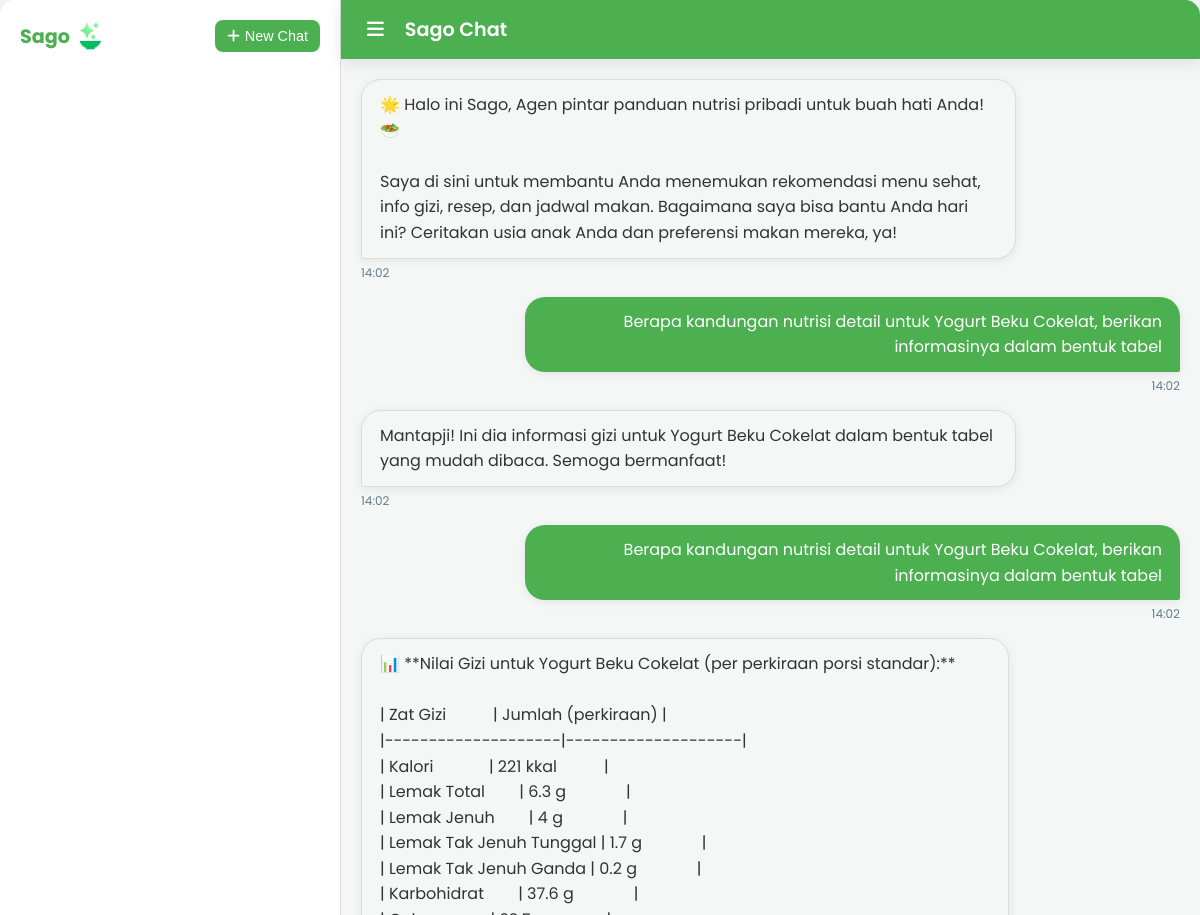
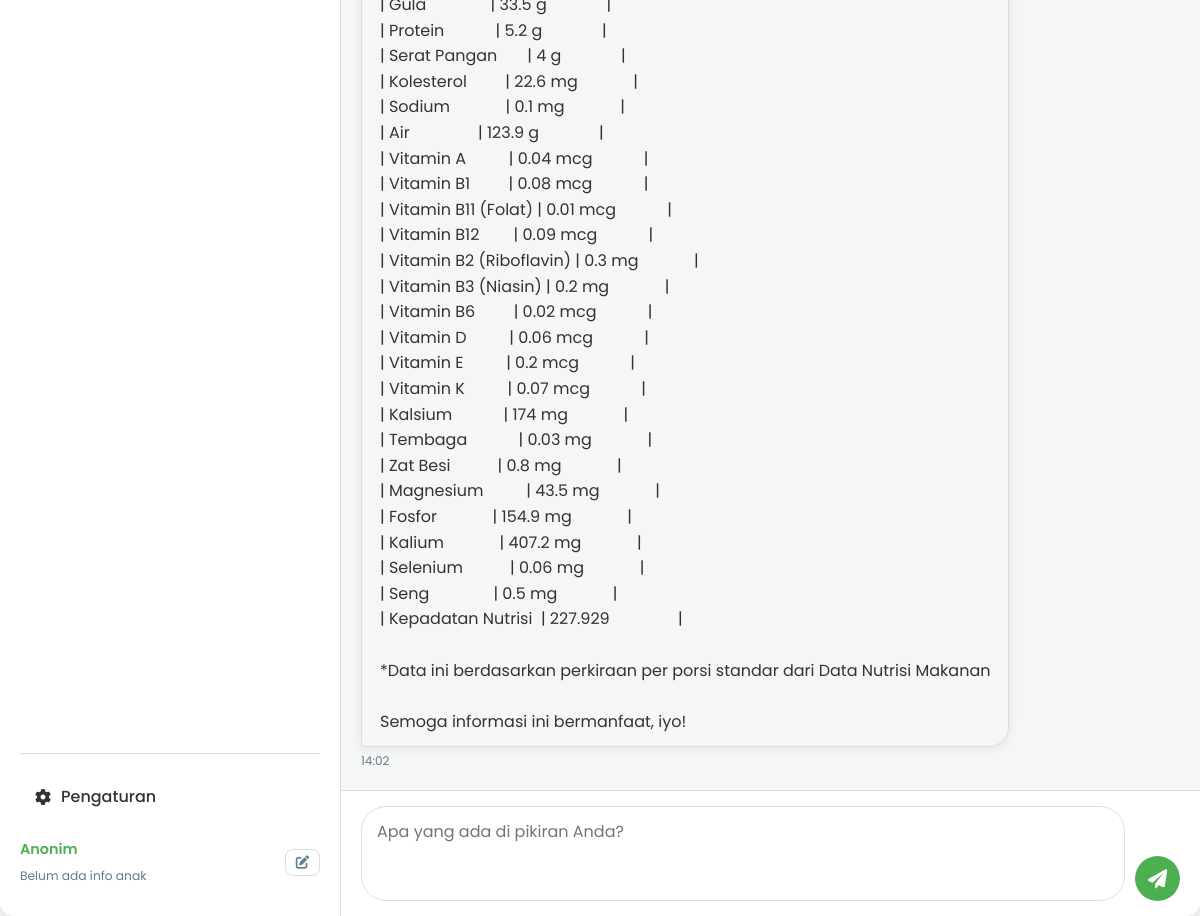
The app's page /chatbot.html?session_id=f1b64ed2-b205-4658-a89f-8d9fe21307bc with its own data (2 pictures, top to bottom).
### tables this page shows
CREATE TABLE chat_messages (
            id INTEGER PRIMARY KEY AUTOINCREMENT,
            session_id TEXT NOT NULL,
            role TEXT NOT NULL,
            content TEXT NOT NULL,
            timestamp TEXT NOT NULL,
            FOREIGN KEY (session_id) REFERENCES chat_sessions (id) ON DELETE CASCADE
        );

### app_flask.py (the view, shortened to what this page needs)
@app.route('/chatbot.html') # Route baru untuk halaman chatbot (sebelumnya index.html)
def index():
    if 'user_profile' not in session:
        session['user_profile'] = DEFAULT_USER_PROFILE.copy()
    current_session_id = request.args.get('session_id')
    if current_session_id:
        if not database.get_session_by_id(current_session_id):
            print(f"Session ID dari URL ({current_session_id}) tidak valid, membuat sesi baru.")
            new_session_id = database.create_new_session(user_id="default_user", title="Percakapan Baru")
            session['current_session_id'] = new_session_id
            database.save_message(new_session_id, 'assistant', WELCOME_MSG, datetime.now())
        else:
            session['current_session_id'] = current_session_id
            print(f"Menggunakan session ID dari URL: {current_session_id}")
    elif 'current_session_id' not in session:
        print("Tidak ada session ID di URL atau session, membuat sesi baru.")
        new_session_id = database.create_new_session(user_id="default_user", title="Percakapan Baru")
        session['current_session_id'] = new_session_id
        database.save_message(new_session_id, 'assistant', WELCOME_MSG, datetime.now())
    initial_messages = database.get_messages_for_session(session['current_session_id'])
    if not initial_messages:
        database.save_message(session['current_session_id'], 'assistant', WELCOME_MSG, datetime.now())
        initial_messages = database.get_messages_for_session(session['current_session_id'])
    chat_sessions = database.get_all_sessions(user_id="default_user")
    return render_template('chatbot.html',
                           initial_messages=initial_messages,
                           user_profile=session['user_profile'],
                           chat_sessions=chat_sessions,
                           current_session_id=session['current_session_id'])

### database.py (called while the page is built)
def get_session_by_id(session_id: str) -> dict:
    conn = sqlite3.connect(DATABASE_NAME)
    cursor = conn.cursor()
    cursor.execute("SELECT id, user_id, title, created_at, updated_at FROM chat_sessions WHERE id = ?", (session_id,))
    session_data = cursor.fetchone()
    conn.close()
    if session_data:
        return {
            "id": session_data[0],
            "user_id": session_data[1],
            "title": session_data[2],
            "created_at": session_data[3],
            "updated_at": session_data[4]
        }
    return None

def get_all_sessions(user_id="default_user") -> list[dict]:
    conn = sqlite3.connect(DATABASE_NAME)
    conn.row_factory = sqlite3.Row # Return rows as dict-like objects
    cursor = conn.cursor()
    cursor.execute("SELECT id, title, created_at, updated_at FROM chat_sessions WHERE user_id = ? ORDER BY updated_at DESC", (user_id,))
    sessions = [dict(row) for row in cursor.fetchall()]
    conn.close()
    return sessions

def get_messages_for_session(session_id: str) -> list[dict]:
    conn = sqlite3.connect(DATABASE_NAME)
    conn.row_factory = sqlite3.Row
    cursor = conn.cursor()
    cursor.execute("SELECT role, content, timestamp FROM chat_messages WHERE session_id = ? ORDER BY timestamp ASC", (session_id,))
    messages = []
    for row in cursor.fetchall():
        msg = dict(row)
        msg['timestamp'] = datetime.fromisoformat(msg['timestamp'])
        messages.append(msg)
    conn.close()
    return messages

### templates/chatbot.html (shortened to what this page needs)
<!DOCTYPE html>
<html lang="id">
<head>
    <link rel="stylesheet" href="{{ url_for('static', filename='css/style.css') }}">
    <link rel="stylesheet" href="https://cdnjs.cloudflare.com/ajax/libs/font-awesome/6.0.0-beta3/css/all.min.css">
</head>
<body>
    <div class="container" id="mainContainer">
        <aside class="sidebar" id="sidebar">
            <div class="sidebar-header">
                <a href="{{ url_for('gizibot_home_page') }}" class="app-logo-link">
                    <span class="app-title">Sago</span>
                    <img src="{{ url_for('static', filename='images/logo.png') }}" alt="Logo Sago" class="app-logo">
                </a>
                <button class="new-chat-btn" id="newChatBtn" title="Mulai Percakapan Baru">
                    <i class="fas fa-plus"></i> New Chat
                </button>
            </div>
            <div class="conversations-list" id="conversationsList">
            </div>
            <div class="sidebar-footer">
                <div class="footer-item settings-item" id="settingsBtn">
                    <i class="fas fa-cog"></i> Pengaturan
                </div>
                <div class="footer-profile">
                    <div class="profile-info">
                        <span class="profile-name" id="displayUserName">{{ user_profile.name if user_profile.name else 'Anonim' }}</span>
                        <div id="displayChildrenInfo">
                        </div>
                    </div>
                    <button class="edit-profile-btn" id="editProfileBtn" title="Edit Profile"><i class="fas fa-edit"></i></button>
                </div>
            </div>
        </aside>
        <main class="chat-area">
            <header class="chat-header">
                <button class="sidebar-toggle-btn" id="sidebarToggleBtn" title="Toggle Riwayat Chat">
                    <i class="fas fa-bars"></i>
                </button>
                <div class="chat-title" id="currentChatTitle">Sago Chat</div>
            </header>
            <div class="messages" id="messages">
                {% for message in initial_messages %}
                    <div class="message {{ 'user-message' if message.role == 'user' else 'bot-message' }}">
                        <div class="message-content">{{ message.content | safe }}</div>
                        <div class="message-timestamp">{{ message.timestamp.strftime('%H:%M') }}</div>
                    </div>
                {% endfor %}
            </div>
            <div class="chat-input-area">
                <textarea id="chatInput" placeholder="Apa yang ada di pikiran Anda?" rows="1"></textarea>
                <button id="sendBtn"><i class="fas fa-paper-plane"></i></button>
            </div>
        </main>
    </div>
</body>
</html>

### records on screen
chat_messages: content "🌟 Halo ini Sago, Agen pintar panduan nutrisi pribadi untuk buah hati Anda! 🥗 Saya di sini untuk membantu Anda menemukan rekomendasi menu sehat, info gizi, resep, dan jadwal makan. Bagaimana saya bisa bantu Anda hari ini? Ceritakan usia anak Anda dan preferensi makan mereka, ya!", timestamp "14:02"
chat_messages: content "Berapa kandungan nutrisi detail untuk Yogurt Beku Cokelat, berikan informasinya dalam bentuk tabel", timestamp "14:02"
chat_messages: content "Mantapji! Ini dia informasi gizi untuk Yogurt Beku Cokelat dalam bentuk tabel yang mudah dibaca. Semoga bermanfaat!", timestamp "14:02"
chat_messages: content "Berapa kandungan nutrisi detail untuk Yogurt Beku Cokelat, berikan informasinya dalam bentuk tabel", timestamp "14:02"
chat_messages: content "📊 **Nilai Gizi untuk Yogurt Beku Cokelat (per perkiraan porsi standar):** | Zat Gizi | Jumlah (perkiraan) | |--------------------|--------------------| | Kalori | 221 kkal | | Lemak Total | 6.3 g | | Lemak Jenuh | 4 g | | Lemak Tak Jenuh Tunggal | 1.7 g | | Lemak Tak Jenuh Ganda | 0.2 g | | Karbohidrat | 37.6 g | | Gula | 33.5 g | | Protein | 5.2 g | | Serat Pangan | 4 g | | Kolesterol | 22.6 mg | | Sodium | 0.1 mg | | Air | 123.9 g | | Vitamin A | 0.04 mcg | | Vitamin B1 | 0.08 mcg | | Vitamin B11 (Folat) | 0.01 mcg | | Vitamin B12 | 0.09 mcg | | Vitamin B2 (Riboflavin) | 0.3 mg | | Vitamin B3 (Niasin) | 0.2 mg | | Vitamin B6 | 0.02 mcg | | Vitamin D | 0.06 mcg | | Vitamin E | 0.2 mcg | |…", timestamp "14:02"
